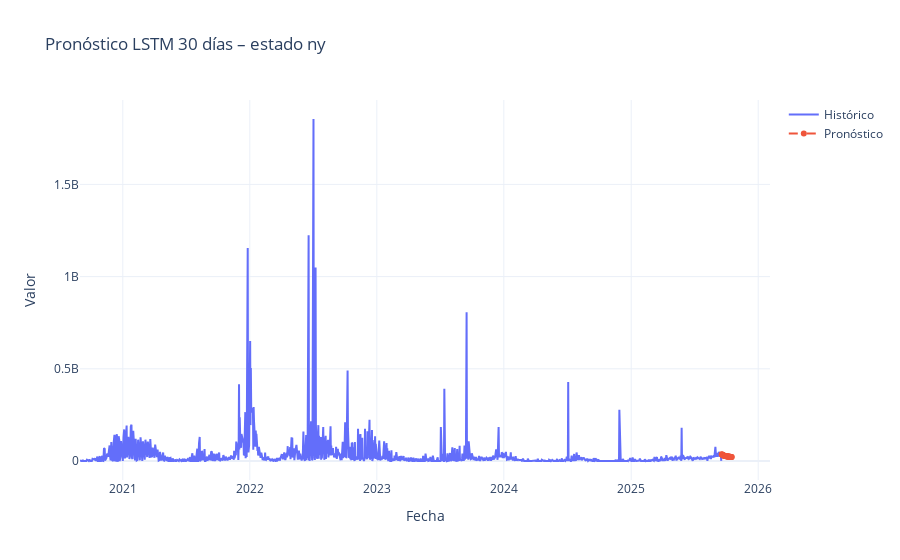

Source (notebook cell):
### Markdown cell above
### 9.3 Pronóstico futuro con LSTM

### Code cell
N_FUTURE = 30  # días de pronóstico

# Última ventana del split completo (test) ya escalado
last_window_scaled = test_scaled[-WINDOW_SIZE:]

# Usamos el predict_fn especial para LSTM
future_scaled = recursive_forecast(
    model_lstm,
    last_window_scaled,
    N_FUTURE,
    predict_fn=lstm_predict_fn,  # 👈 aquí la magia
)

# Volvemos a escala original
future_preds = scaler.inverse_transform(future_scaled.reshape(-1, 1)).reshape(-1)

last_date = series.index[-1]
future_dates = pd.date_range(start=last_date + pd.Timedelta(days=1),
                             periods=N_FUTURE, freq='D')

fig = plot_future_forecast(
    series.index,
    series.values,
    future_dates,
    future_preds,
    title=f'Pronóstico LSTM {N_FUTURE} días – estado {STATE}',
)
fig.show()

### Figure 1 — Plotly figure (JSON) as saved in the notebook; plotly's stock layout.template omitted (floating-point values rounded to 4 significant figures; data arrays with more than 128 entries replaced by an {"elided": "..."} marker saying what was removed)
{"data": [{"mode": "lines", "name": "Histórico", "type": "scatter", "x": {"elided": "1366 str values"}, "y": {"elided": "1366 float values"}}, {"line": {"dash": "dash"}, "mode": "lines+markers", "name": "Pronóstico", "type": "scatter", "x": ["2025-09-18T00:00:00", "2025-09-19T00:00:00", "2025-09-20T00:00:00", "2025-09-21T00:00:00", "2025-09-22T00:00:00", "2025-09-23T00:00:00", "2025-09-24T00:00:00", "2025-09-25T00:00:00", "2025-09-26T00:00:00", "2025-09-27T00:00:00", "2025-09-28T00:00:00", "2025-09-29T00:00:00", "2025-09-30T00:00:00", "2025-10-01T00:00:00", "2025-10-02T00:00:00", "2025-10-03T00:00:00", "2025-10-04T00:00:00", "2025-10-05T00:00:00", "2025-10-06T00:00:00", "2025-10-07T00:00:00", "2025-10-08T00:00:00", "2025-10-09T00:00:00", "2025-10-10T00:00:00", "2025-10-11T00:00:00", "2025-10-12T00:00:00", "2025-10-13T00:00:00", "2025-10-14T00:00:00", "2025-10-15T00:00:00", "2025-10-16T00:00:00", "2025-10-17T00:00:00"], "y": [36610000.0, 35760000.0, 34370000.0, 32720000.0, 31240000.0, 30200000.0, 29490000.0, 28820000.0, 28410000.0, 27920000.0, 27320000.0, 26740000.0, 26320000.0, 26040000.0, 25780000.0, 25440000.0, 25030000.0, 24650000.0, 24360000.0, 24120000.0, 23880000.0, 23580000.0, 23270000.0, 22980000.0, 22760000.0, 22570000.0, 22360000.0, 22140000.0, 21910000.0, 21720000.0]}], "layout": {"title": {"text": "Pronóstico LSTM 30 días – estado ny"}, "xaxis": {"title": {"text": "Fecha"}}, "yaxis": {"title": {"text": "Valor"}}}}
